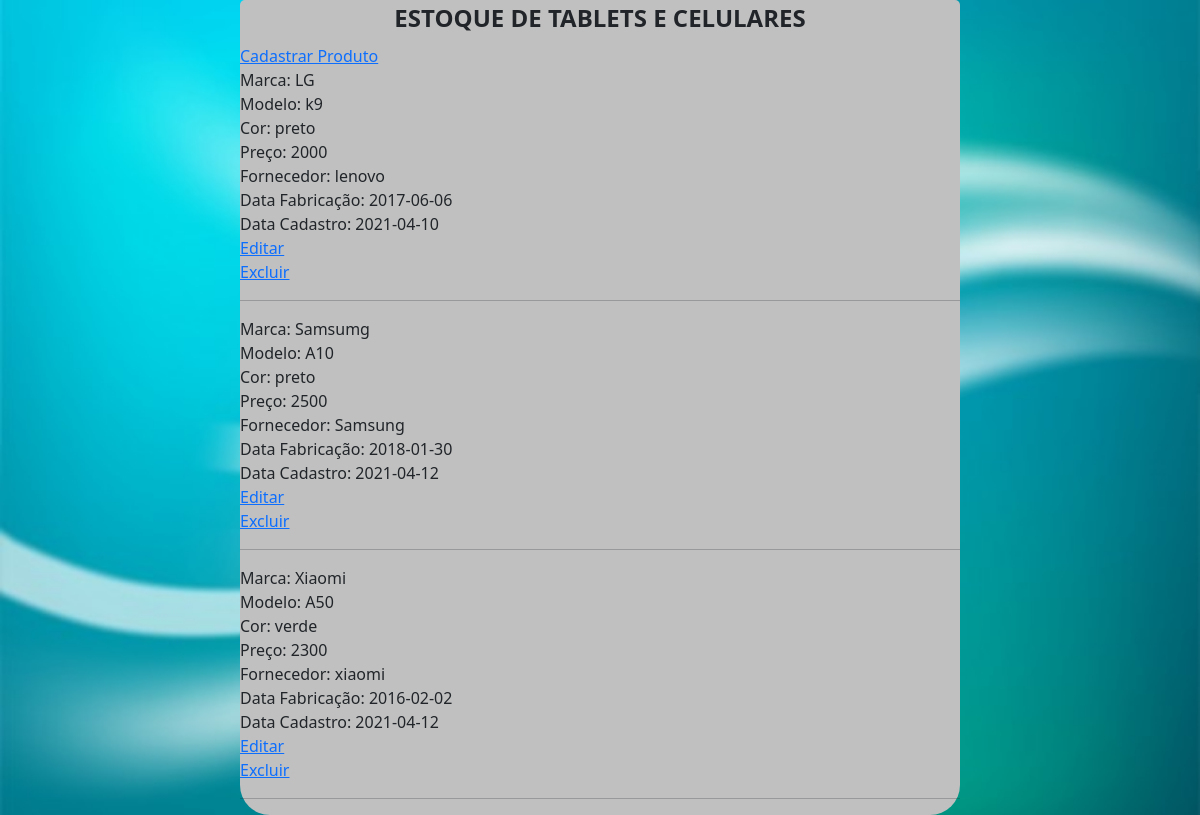
The page /lista_estoque.php on the database its author committed.
### tables this page shows
CREATE TABLE `produtos` (
  `id` int(11) NOT NULL,
  `marca` varchar(50) NOT NULL,
  `modelo` varchar(50) NOT NULL,
  `cor` varchar(50) NOT NULL,
  `preco` float NOT NULL,
  `nome_fornecedor` varchar(100) NOT NULL,
  `telefone` float NOT NULL,
  `email` varchar(100) NOT NULL,
  `endereco` varchar(100) NOT NULL,
  `numero` int(11) NOT NULL,
  `cep` float NOT NULL,
  `cidade` varchar(100) NOT NULL,
  `estado` varchar(100) NOT NULL,
  `data_fabricacao` date NOT NULL,
  `data_cadastro` date NOT NULL
);

### lista_estoque.php (the view, shortened to what this page needs)
<?php
 include_once 'conexao.php';
?>
<!DOCTYPE html>
<html>
<head>
        <link href="https://cdn.jsdelivr.net/npm/bootstrap@5.0.0-beta3/dist/css/bootstrap.min.css" rel="stylesheet">
        <link rel="stylesheet" type="text/css" href="css/estilo.css">
</head>
<body>
<fieldset>
	      <legend>
	       Estoque de Tablets e Celulares
	      </legend>
        <?php echo "<a href='form.php'>Cadastrar Produto</a><br>";
        ?>
<?php
           $consulta = ("SELECT id, marca, modelo, cor, preco,
            nome_fornecedor, data_fabricacao, data_cadastro FROM produtos ORDER BY id ASC");
           $stmt = $conexao->prepare($consulta);
           $stmt->execute();
           while($rs = $stmt->fetch(PDO::FETCH_ASSOC)){
                echo "Marca: " . $rs['marca'] . "<br>";
                echo "Modelo: " . $rs['modelo'] . "<br>";
                echo "Cor: " . $rs['cor'] . "<br>";
                echo "Preço: " . $rs['preco'] . "<br>";
                echo "Fornecedor: " . $rs['nome_fornecedor'] . "<br>";
                echo "Data Fabricação: " . $rs['data_fabricacao'] . "<br>";
                echo "Data Cadastro: " . $rs['data_cadastro'] . "<br>";
                echo "<a href='editar.php?id=".  $rs['id'] ."'>Editar</a><br>";
                echo "<a href='delete.php?id=".  $rs['id'] ."'>Excluir</a><br><hr>";
           }
        ?>
</body>
</html>

### css/estilo.css (style rules this page uses)
body { background-image:URL(../img/fundo2.jpg); background-attachment:fixed; background-size:100%; }
fieldset { background-color:silver; width:60%; margin:0 auto; border-radius:30px; }
legend { text-align:center; text-transform:uppercase; background-color:silver; font-weight:bold; border-radius:5px; }

### rows shown on the page
produtos: marca "LG", modelo "k9", cor "preto", preco "2000", nome_fornecedor "lenovo", data_fabricacao "2017-06-06", data_cadastro "2021-04-10"
produtos: marca "Samsumg", modelo "A10", cor "preto", preco "2500", nome_fornecedor "Samsung", data_fabricacao "2018-01-30", data_cadastro "2021-04-12"
produtos: marca "Xiaomi", modelo "A50", cor "verde", preco "2300", nome_fornecedor "xiaomi", data_fabricacao "2016-02-02", data_cadastro "2021-04-12"
